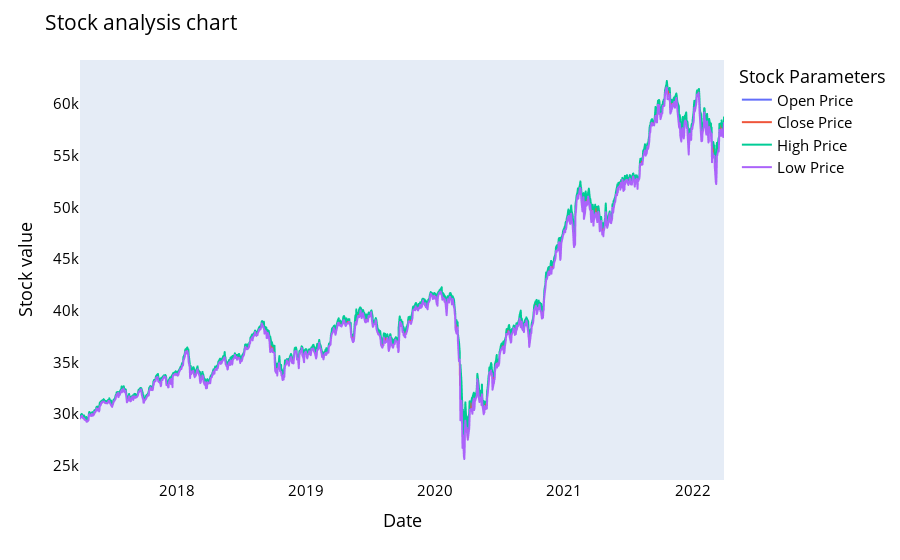

Notebook code for this chart:
### Markdown cell above
<h4 style="background-color:black;color:white;border-radius: 8px; padding:12px">2.5. TREND COMPARISON BETWEEN OPEN, CLOSE, HIGH, & LOW PRICES</h4>

### Code cell
names = cycle(['Open Price','Close Price','High Price','Low Price'])

fig = px.line(train, x=train.Date, y=[train['Open'], train['Close'], 
                                          train['High'], train['Low']],
             labels={'date': 'Date','value':'Stock value'})
fig.update_layout(title_text='Stock analysis chart', font_size=15, font_color='black',legend_title_text='Stock Parameters')
fig.for_each_trace(lambda t:  t.update(name = next(names)))
fig.update_xaxes(showgrid=False)
fig.update_yaxes(showgrid=False)

fig.show()

### Figure 1 — Plotly figure (JSON) as saved in the notebook; plotly's stock layout.template omitted (floating-point values rounded to 4 significant figures; data arrays with more than 128 entries replaced by an {"elided": "..."} marker saying what was removed)
{"data": [{"hovertemplate": "variable=Open<br>Date=%{x}<br>Stock value=%{y}<extra></extra>", "legendgroup": "Open", "line": {"color": "#636efa", "dash": "solid"}, "marker": {"symbol": "circle"}, "mode": "lines", "name": "Open Price", "showlegend": true, "type": "scattergl", "x": {"elided": "1230 str values"}, "xaxis": "x", "y": {"elided": "1230 float values"}, "yaxis": "y"}, {"hovertemplate": "variable=Close<br>Date=%{x}<br>Stock value=%{y}<extra></extra>", "legendgroup": "Close", "line": {"color": "#EF553B", "dash": "solid"}, "marker": {"symbol": "circle"}, "mode": "lines", "name": "Close Price", "showlegend": true, "type": "scattergl", "x": {"elided": "1230 str values"}, "xaxis": "x", "y": {"elided": "1230 float values"}, "yaxis": "y"}, {"hovertemplate": "variable=High<br>Date=%{x}<br>Stock value=%{y}<extra></extra>", "legendgroup": "High", "line": {"color": "#00cc96", "dash": "solid"}, "marker": {"symbol": "circle"}, "mode": "lines", "name": "High Price", "showlegend": true, "type": "scattergl", "x": {"elided": "1230 str values"}, "xaxis": "x", "y": {"elided": "1230 float values"}, "yaxis": "y"}, {"hovertemplate": "variable=Low<br>Date=%{x}<br>Stock value=%{y}<extra></extra>", "legendgroup": "Low", "line": {"color": "#ab63fa", "dash": "solid"}, "marker": {"symbol": "circle"}, "mode": "lines", "name": "Low Price", "showlegend": true, "type": "scattergl", "x": {"elided": "1230 str values"}, "xaxis": "x", "y": {"elided": "1230 float values"}, "yaxis": "y"}], "layout": {"font": {"color": "black", "size": 15}, "legend": {"title": {"text": "Stock Parameters"}, "tracegroupgap": 0}, "margin": {"t": 60}, "title": {"text": "Stock analysis chart"}, "xaxis": {"anchor": "y", "domain": [0, 1], "showgrid": false, "title": {"text": "Date"}}, "yaxis": {"anchor": "x", "domain": [0, 1], "showgrid": false, "title": {"text": "Stock value"}}}}
